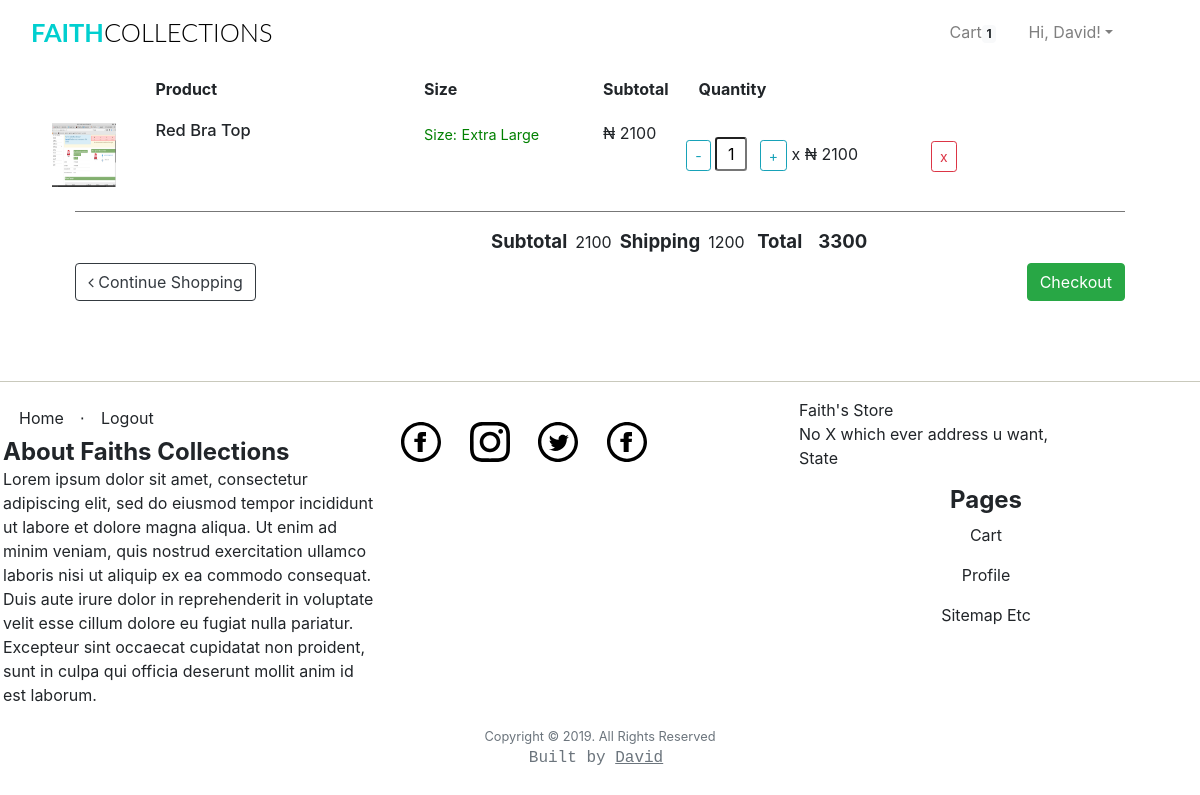
Screenshot of /cart/ (signed in) with the database file from the repository.
### app/models.py (models this page shows, shortened)
class User(UserMixin, db.Model):
	__tablename__="user"
	id = db.Column(db.Integer, primary_key=True)
	firstname = db.Column(db.String(24), index=True)
	lastname = db.Column(db.String(24), index=True)
	email = db.Column(db.String(50), index=True, unique=True)
	password_hash = db.Column(db.String)
	phonenumber = db.Column(db.String(18), index=True, unique=True)
	is_admin = db.Column(db.Boolean, default = False)
	order = db.relationship("Order", backref='ordered_products')
	kart = db.relationship('Kart', uselist=False, backref='user_kart')
	shipping_info = db.relationship('ShippingInfo', backref='shipping',lazy='dynamic')

class Kart(db.Model):
	id = db.Column(db.Integer, primary_key=True)
	product_id = db.Column(db.Integer, db.ForeignKey('product.id'))
	product = db.relationship('Products', uselist=False)
	quantity = db.Column(db.Integer)
	subtotal = db.Column(db.Integer)
	user_id = db.Column(db.Integer, db.ForeignKey('user.id'))
	user = db.relationship('User', uselist=False, backref='user')

class Products(db.Model):
	__tablename__ = 'product'
	id = db.Column(db.Integer, primary_key=True)
	product_name = db.Column(db.String(100), index=True)
	product_price = db.Column(db.Integer, index=True)
	product_image = db.Column(db.String(120),index=True)
	product_description = db.Column(db.String(200), index=True)
	product_stock = db.Column(db.Integer, index = True)
	product_size = db.Column(db.String(5), index = True)
	categories_id = db.Column(db.Integer, db.ForeignKey('categories.id'))
	order = db.relationship('Order', secondary=association_table, backref='my_orders', lazy='dynamic')

### app/users/routes.py (the view)
@users.route('/cart/',methods = ["GET","POST"])
def cart():
	if current_user.is_anonymous:
		count = 0
		user = 0
		cartlist = []
	else:
		user = current_user.id
		count = Kart.query.filter_by(user_id =user).count()
		cartlist = Kart.query.filter_by(user_id=user).all()
	form = CartForm()
	price = ShippingPrice()
	items_subtotals = subtotals()
	if current_user.is_anonymous:
		flash('please login or register to be able to add a shipping address')
		return render_template('users/cart.html', count= count, cartlist= cartlist,
	title = "Cart", form = form, price=price, items_subtotals=items_subtotals)
	return render_template('users/cart.html', count= count, cartlist= cartlist,
	title = "Cart", form = form, price=price,items_subtotals=items_subtotals)

### app/users/forms.py
class CartForm(FlaskForm):
	quantity = IntegerField('1', validators=[DataRequired()])
	submit = SubmitField('Submit')

### app/models.py (called while the page is built)
@login_manager.user_loader
def load_user(id):
    return User.query.get(int(id))

### app/users/routes.py (called while the page is built)
def ShippingPrice():
	if current_user.is_authenticated:
		item_num = Kart.query.filter_by(user_id = current_user.id).count()
	else:
		item_num = Kart.query.filter_by(user_id = 0).count()
	shipping_price = 0
	if item_num >= 1:
		shipping_price = 1200
	elif item_num >= 5:
		shipping_price = 2500
	else:
		pass
	return shipping_price

def subtotals():
	if current_user.is_authenticated:
		get_products = Kart.query.filter_by(user_id = current_user.id).all()
	else:
		get_products = Kart.query.filter_by(user_id = 0).all()
	items_subtotal = 0
	for price in get_products:
		items_subtotal+=int(price.subtotal)
	return items_subtotal

### app/templates/users/cart.html (shortened to what this page needs)
{% extends "base.html" %}
{% block body%}
<link href="//maxcdn.bootstrapcdn.com/font-awesome/4.1.0/css/font-awesome.min.css" rel="stylesheet">
<link href="{{ url_for('static', filename='css/cart.css')}}" rel="stylesheet">
<div class="container">
		{% if current_user.is_authenticated %}
	<div class="container">
		<div class="row hide">
				<div class="col-1">
				</div>
				<div class="col-6 col-md-3">
					<strong>Product</strong>
				</div>
				<div class="col-3 col-md-2">
						<strong>Size</strong>
				</div>
				<div class="col-auto left">
						<strong>Subtotal</strong>
				</div>
				<div class="col-auto col-md-3">
						<strong>Quantity</strong>
				</div>
		</div>
		{% for items in cartlist %}
		<div class="row">
			<div class="col-1">
				<img src="{{ items.product.product_image }}" class="item-img img-responsive"/>
			</div>
			<div class="col-6 col-md-3">
					<h6 class="nomargin">
							<p>{{ items.product.product_name }}</p>
						</h6>
			</div>
			<div class="col-3 col-md-2">
					<span class="size">Size:</span>
					<span class="size">{{ items.product.product_size }}</span>
			</div>
			<div class="col-auto left">
					<p>
							<span class="iso">₦</span>
							<span class="item-total{{items.id}} item-total">{{items.subtotal}}
						</span></p>
			</div>
			<div class="col-auto col-md-4">
					<form action="{{url_for('users.quantity_update', id=items.id)}}" class="form-inline"
					style="padding:0;margin:0;">
						<p>
							<input id="minus-btn" type="button" class="minus-btn{{items.id}} btn btn-sm btn-outline-info" value="-">
								<input type="text" name="quantity" class="qty form-control-sm"
								id="qty{{items.id}}" value="{{items.quantity}}" readonly>
							<input id="plus-btn" type="button" class="plus-btn{{items.id}} 	btn btn-sm btn-outline-info" value="+">
							 <span class="times">x</span> <span class="iso">₦</span> <span class="item-price{{items.id}}"> {{ items.product.product_price }}</span>
						</p>
					</form>
			</div>
			<div class="col-3 col-md-2 actions">
					<a href="{{ url_for('users.remove_item', id=items.id) }}"
					class=" btn btn-outline-danger btn-sm">x</a>
			</div>
		</div>
		<div class="line"></div>
		{% endfor %}
		<div class="table-crt">
				<strong>Subtotal</strong>
				<span id="subtotal_value">{{items_subtotals}}</span>
				<strong>Shipping</strong>
				{{ price }}
				<strong>Total</strong>
				<strong><span id ="total-final">{{items_subtotals + price}}</span></strong>
		</div>
					<a href="{{ url_for('home.homepage') }}" class="btn btn-outline-dark continue-shopping"><i class="fa fa-angle-left"></i> Continue Shopping</a>
					<a href="#" class="btn btn-success checkout-btn float-right" data-toggle="modal"
						data-target="#exampleModalCenter">Checkout</a>
</div>
	</div>
</div>
{% endif %}
{% endblock %}

### app/templates/base.html (shortened to what this page needs)
<html>
    <head>
        <link href="{{ url_for('static', filename='css/bootstrap.min.css') }}"rel="stylesheet">
        <link href="{{ url_for('static', filename='css/st.css') }}"rel="stylesheet">
    </head>
    <body>
            <div class="container-fluid mt-1 mb-3">
                <nav class="navbar navbar-expand-lg navbar-light">
                    <h1 class="brand_name">
                        <a class="navbar-brand" href="{{ url_for('home.homepage') }}">Faith<span>Collections</span></a>
                    </h1>
                    <div class="collapse navbar-collapse" id="navbarTogglerDemo03">
                    <ul class="navbar-nav ml-auto mr-5 mt-2 mt-lg-0">
                            {% if current_user.is_authenticated %}
                            {% if current_user.is_admin %}
                            <li class="nav-item ml-3">
                              <a class="nav-link active" href="{{ url_for('home.admin_dashboard') }}">Dashboard</a>
                            </li>
                            <li class="nav-item ml-3">
                              <a class="nav-link" href="{{ url_for('admin.list_categories') }}">Categories</a>
                            </li>
                            <li class="nav-item ml-3">
                              <a class="nav-link" href="{{ url_for('admin.list_products') }}">Products</a>
                            </li>
                            <li class="nav-item ml-3">
                              <a class="nav-link" href="{{ url_for('admin.list_orders') }}" >Orders</a>
                            </li>
                            {% else %}
                              <li class="nav-item ml-3">
                                <a class="nav-link" href="{{ url_for('users.cart') }}">Cart<span class="badge badge-light">{{ count }}</span></a>
                              </li>
                              {% endif %}
                              <li class="nav-item dropdown ml-3">
                                    <a class="nav-link dropdown-toggle" data-toggle="dropdown" href="#" role="button" aria-haspopup="true" aria-expanded="false">
                                        Hi, {{ current_user.firstname }}!</a>
                                  </li>
                                    {% endif %}
                    </ul>
                    </div>
                </nav>
            </div>
    <div class=" container">
            {% block body %}
            {% endblock %}
    <div class="push"></div>
    <hr class="footer-break"></hr>
    <div class="container-fluid">
        <footer class="footer">
                <div class="row">
                        <div class="col">
                                <ul class="nav">
                                    <li class=" nav-item" ><a class="nav-link footer-links" href="{{ url_for('home.homepage') }}">Home</a></li>
                                    <li class="footer-menu-divider mt-2">⋅</li>
                                    {% if current_user.is_authenticated %}
                                        <li class=" nav-item" ><a class="nav-link footer-links" href="{{ url_for('auth.logout') }}">Logout</a></li>
                                    {% else %}
                                        <li class=" nav-item" ><a class="nav-link footer-links" href="{{ url_for('auth.register') }}">Register</a></li>
                                        <li class="footer-menu-divider mt-2">⋅</li>
                                        <li class=" nav-item" ><a class="nav-link footer-links" href="{{ url_for('auth.login') }}">Login</a></li>
                                    {% endif %}
                                </ul>
                                <ul class="d-block">
                                     <li class="d-block"><h6 class="footer-title" style="text-align:start;">About Faiths Collections</h6></li>
                                    <li class="d-block">
                                        <p>
                                                Lorem ipsum dolor sit amet, consectetur adipiscing elit,
                                                sed do eiusmod tempor incididunt ut labore et dolore magna aliqua. Ut enim ad minim veniam,
                                                quis nostrud exercitation ullamco laboris nisi ut aliquip ex ea commodo consequat.
                                                Duis aute irure dolor in reprehenderit in voluptate velit esse cillum dolore eu fugiat nulla pariatur.
                                                Excepteur sint occaecat cupidatat non proident,
                                                sunt in culpa qui officia deserunt mollit anim id est laborum.
                                        </p>
                                    </li>
                                </ul>
                        </div>
                        <div class="col">
                                <ul class="d-inline-block mt-4">
                                <li class="d-inline-block mr-4 mb-2">
                                    <a href="#">
                                        <img src="{{url_for('static',filename='iconmonstr-facebook.svg')}}" class="img-responsive svg-footer">
                                    </a>
                                    </li>
                                 <li class="d-inline-block mr-4 mb-2">
                                     <a href="#">
                                        <img src="{{url_for('static',filename='iconmonstr-instagram.svg')}}" class="img-responsive svg-footer">
                                     </a>
                                </li>
                                <li class="d-inline-block mr-4 mb-2">
                                    <a href="#">
                                        <img src="{{url_for('static',filename='iconmonstr-twitter.svg')}}" class="img-responsive svg-footer">
                                    </a>
                                </li>
                                <li class="d-inline-block mr-4 mb-2">
                                    <a href="#">
                                        <img src="{{url_for('static',filename='iconmonstr-facebook.svg')}}" class="img-responsive svg-footer">
                                    </a>
                                </li>
                                </ul>
                        </div>
                        <div class="col">
                            <ul class="d-block">
                                <li class="d-block"><address>Faith's Store<br>No X which ever address u want,<br> State</address></li>
                                <li class="d-block"><h6 class="footer-title">Pages</h6></li>
                                <li class="d-block"><a class="nav-link footer-links" href="{{url_for('users.cart')}}">cart</a></li>
                                <li class="d-block"><a class="nav-link footer-links" href="{{url_for('users.profile')}}">profile</a></li>
                                <li class="d-block"><a class="nav-link footer-links" href="#">sitemap etc</a></li>
                              </ul>
                        </div>
                </div>
                <p class="copyright text-muted small text-center">Copyright © 2019. All Rights Reserved</p>
                <p class="small text-center owner text-muted"> Built by <a class="mr-2" href="https://github.com/Iamdavidonuh">David</a> </p>
        </footer>
    </div>
    </body>
</html>

### app/static/css/st.css (style rules this page uses)
.svg-footer { height: 2.5em; width: 2.5em; }
.footer-break { background-color:#e0e0d1; }
.footer-title { font-weight: bold; font-size: 1.5em; text-align: center; }
.footer-links { text-align: center; color: inherit; text-decoration:none; text-transform: capitalize; }
.owner { font-family: 'Courier New', Courier, monospace; font-size: 1.0em; }
.owner > a { text-decoration: underline; color: inherit; }
.brand_name .navbar-brand { font-size:1.59rem; text-transform: uppercase; font-family: 'Lato', sans-serif; font-weight: 700; color: #333; }
.brand_name >.navbar-brand { color:#01CFCF; text-decoration: none; }
.brand_name >.navbar-brand span { color: #000; font-weight: 300; }
.push { height:4em; }
.row { margin-left: auto; margin-right: auto; margin-bottom: 20px; }
.row:after { content: ""; display: table; clear: both; }
.row .col { float: left; -webkit-box-sizing: border-box; box-sizing: border-box; padding: 0 0.75rem; min-height: 1px; }

### app/static/css/cart.css (style rules this page uses)
p,h1, h3, input, ul, h6 ,h5 { margin: 0; padding: 0; }
ul { list-style-type: none; }
.line { width: 100%; margin-bottom:8px; border-bottom:1px solid #777777; }
.actions { margin-left:auto; margin-right:30px; margin-top: -50px; }
.table-crt { display:table; margin-left: auto; margin-right: 20px; width: 60%; padding: 8px; }
.table-crt > strong { padding: 8px; font-size: 18.59px }
@media screen and (max-width: 1280px) { .row { margin-left: -24px; } }
@media screen and (max-width: 1280px) { .col-1 { margin-left: -14px; } }
@media screen and (max-width: 1280px) { .col-6 { margin-left: 14px; } }
@media screen and (max-width: 1280px) { .nomargin > p { word-wrap: break-word; } }
@media screen and (max-width: 1280px) { .actions { margin-left:auto; margin-right:30px; margin-top: -50px; } }
@media screen and (max-width: 1280px) { .table-crt { display:table; margin-left: auto; margin-right: 20px; width: 60%; padding: 8px; } }
@media screen and (max-width: 1280px) { .table-crt > strong { padding: 8px; font-size: 18.59px } }
.item-img { width:5em; height: 4em; display:inline; padding-right:1em; margin-top: 2px; margin-bottom: 4px; }
.item-img, .item-name { display: inline-block; }
span.size { color:green; line-height: 2; font-size: .90em; }
.nomargin { font-size: 1.03em; text-transform: capitalize; }
.nomargin > p { word-wrap: break-word; }
input.qty { width: 2em; text-align: center; font-size: 1em; padding: .25em; margin: 1em .5em 0 0; }

### rows the page displays
User: firstname "David"
Kart: product.product_name "Red Bra Top", product.product_size "Extra Large", subtotal "2100", quantity "1", product.product_price "2100"

### other values shown
{{ count }} "1"
{{ items_subtotals }} "2100"
{{ price }} "1200"
{{ items_subtotals + price }} "3300"
